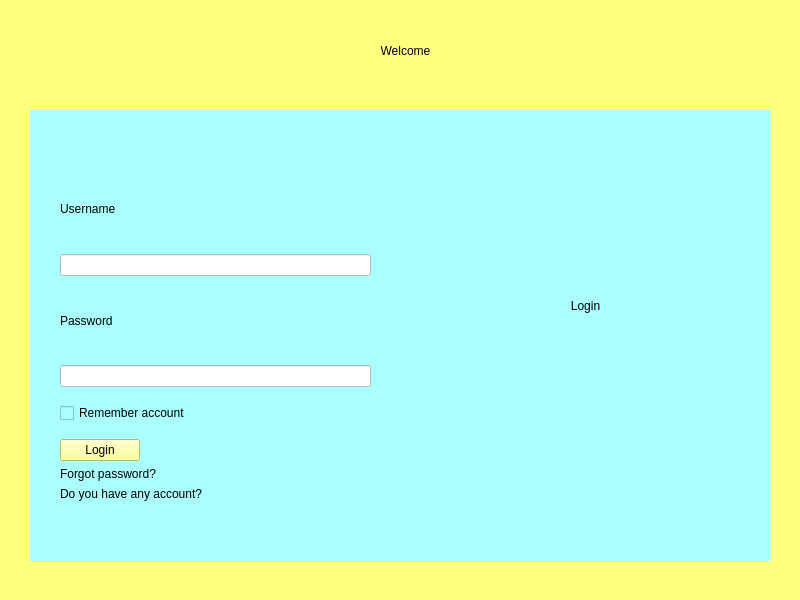
<?xml version="1.0" encoding="UTF-8"?>
<ui version="4.0">
 <class>MainWindow</class>
 <widget class="QMainWindow" name="MainWindow">
  <property name="geometry">
   <rect>
    <x>0</x>
    <y>0</y>
    <width>800</width>
    <height>600</height>
   </rect>
  </property>
  <property name="windowTitle">
   <string>MainWindow</string>
  </property>
  <property name="styleSheet">
   <string notr="true">background-color: rgb(255, 255, 127);</string>
  </property>
  <widget class="QWidget" name="centralwidget">
   <widget class="QStackedWidget" name="stackedWidget">
    <property name="geometry">
     <rect>
      <x>30</x>
      <y>110</y>
      <width>741</width>
      <height>451</height>
     </rect>
    </property>
    <property name="styleSheet">
     <string notr="true">background-color: rgb(170, 255, 255);
color: black;</string>
    </property>
    <property name="currentIndex">
     <number>0</number>
    </property>
    <widget class="QWidget" name="page">
     <widget class="QLabel" name="label_4">
      <property name="geometry">
       <rect>
        <x>460</x>
        <y>120</y>
        <width>191</width>
        <height>151</height>
       </rect>
      </property>
      <property name="styleSheet">
       <string notr="true">font: 75 60px &quot;Modern&quot;;</string>
      </property>
      <property name="text">
       <string>Login</string>
      </property>
      <property name="alignment">
       <set>Qt::AlignCenter</set>
      </property>
     </widget>
     <widget class="QWidget" name="widget" native="true">
      <property name="geometry">
       <rect>
        <x>30</x>
        <y>60</y>
        <width>311</width>
        <height>331</height>
       </rect>
      </property>
      <layout class="QVBoxLayout" name="verticalLayout">
       <item>
        <widget class="QLabel" name="label">
         <property name="styleSheet">
          <string notr="true">font: 75 16pt &quot;Modern&quot;;</string>
         </property>
         <property name="text">
          <string>Username</string>
         </property>
        </widget>
       </item>
       <item>
        <widget class="QLineEdit" name="lg_username">
         <property name="styleSheet">
          <string notr="true">background-color: rgb(255, 255, 255);
color: black;</string>
         </property>
        </widget>
       </item>
       <item>
        <widget class="QLabel" name="label_2">
         <property name="styleSheet">
          <string notr="true">font: 75 16pt &quot;Modern&quot;;</string>
         </property>
         <property name="text">
          <string>Password</string>
         </property>
        </widget>
       </item>
       <item>
        <widget class="QLineEdit" name="lg_password">
         <property name="styleSheet">
          <string notr="true">background-color: rgb(255, 255, 255);
color: black;</string>
         </property>
         <property name="echoMode">
          <enum>QLineEdit::Password</enum>
         </property>
        </widget>
       </item>
       <item>
        <spacer name="verticalSpacer">
         <property name="orientation">
          <enum>Qt::Vertical</enum>
         </property>
         <property name="sizeType">
          <enum>QSizePolicy::Fixed</enum>
         </property>
         <property name="sizeHint" stdset="0">
          <size>
           <width>20</width>
           <height>10</height>
          </size>
         </property>
        </spacer>
       </item>
       <item>
        <widget class="QCheckBox" name="checkBox">
         <property name="text">
          <string>Remember account</string>
         </property>
        </widget>
       </item>
       <item>
        <spacer name="verticalSpacer_2">
         <property name="orientation">
          <enum>Qt::Vertical</enum>
         </property>
         <property name="sizeType">
          <enum>QSizePolicy::Fixed</enum>
         </property>
         <property name="sizeHint" stdset="0">
          <size>
           <width>20</width>
           <height>10</height>
          </size>
         </property>
        </spacer>
       </item>
       <item>
        <widget class="QPushButton" name="bt_login">
         <property name="sizePolicy">
          <sizepolicy hsizetype="Fixed" vsizetype="Fixed">
           <horstretch>0</horstretch>
           <verstretch>0</verstretch>
          </sizepolicy>
         </property>
         <property name="styleSheet">
          <string notr="true">background-color: rgb(255, 255, 127);</string>
         </property>
         <property name="text">
          <string>Login</string>
         </property>
        </widget>
       </item>
       <item>
        <widget class="QPushButton" name="bt_forgotpass">
         <property name="sizePolicy">
          <sizepolicy hsizetype="Fixed" vsizetype="Fixed">
           <horstretch>0</horstretch>
           <verstretch>0</verstretch>
          </sizepolicy>
         </property>
         <property name="styleSheet">
          <string notr="true">background-color: argb(255, 255, 255, 0);
text-align: left;
border: none;</string>
         </property>
         <property name="text">
          <string>Forgot password?</string>
         </property>
        </widget>
       </item>
       <item>
        <widget class="QPushButton" name="bt_gotoregister">
         <property name="sizePolicy">
          <sizepolicy hsizetype="Fixed" vsizetype="Fixed">
           <horstretch>0</horstretch>
           <verstretch>0</verstretch>
          </sizepolicy>
         </property>
         <property name="styleSheet">
          <string notr="true">background-color: argb(255, 255, 255, 0);
text-align: left;
border: none;</string>
         </property>
         <property name="text">
          <string>Do you have any account?</string>
         </property>
        </widget>
       </item>
      </layout>
     </widget>
    </widget>
    <widget class="QWidget" name="page_2">
     <widget class="QWidget" name="widget_2" native="true">
      <property name="geometry">
       <rect>
        <x>30</x>
        <y>60</y>
        <width>311</width>
        <height>261</height>
       </rect>
      </property>
      <layout class="QVBoxLayout" name="verticalLayout_2">
       <item>
        <widget class="QLabel" name="label_5">
         <property name="styleSheet">
          <string notr="true">font: 75 16pt &quot;Modern&quot;;</string>
         </property>
         <property name="text">
          <string>Username</string>
         </property>
        </widget>
       </item>
       <item>
        <widget class="QLineEdit" name="rg_username">
         <property name="styleSheet">
          <string notr="true">background-color: rgb(255, 255, 255);
color: black;</string>
         </property>
        </widget>
       </item>
       <item>
        <widget class="QLabel" name="label_6">
         <property name="styleSheet">
          <string notr="true">font: 75 16pt &quot;Modern&quot;;</string>
         </property>
         <property name="text">
          <string>Password</string>
         </property>
        </widget>
       </item>
       <item>
        <widget class="QLineEdit" name="rg_password">
         <property name="styleSheet">
          <string notr="true">background-color: rgb(255, 255, 255);
color: black;</string>
         </property>
         <property name="echoMode">
          <enum>QLineEdit::Password</enum>
         </property>
        </widget>
       </item>
       <item>
        <spacer name="verticalSpacer_4">
         <property name="orientation">
          <enum>Qt::Vertical</enum>
         </property>
         <property name="sizeType">
          <enum>QSizePolicy::Fixed</enum>
         </property>
         <property name="sizeHint" stdset="0">
          <size>
           <width>20</width>
           <height>10</height>
          </size>
         </property>
        </spacer>
       </item>
       <item>
        <spacer name="verticalSpacer_5">
         <property name="orientation">
          <enum>Qt::Vertical</enum>
         </property>
         <property name="sizeType">
          <enum>QSizePolicy::Fixed</enum>
         </property>
         <property name="sizeHint" stdset="0">
          <size>
           <width>20</width>
           <height>10</height>
          </size>
         </property>
        </spacer>
       </item>
       <item>
        <widget class="QPushButton" name="bt_register">
         <property name="sizePolicy">
          <sizepolicy hsizetype="Fixed" vsizetype="Fixed">
           <horstretch>0</horstretch>
           <verstretch>0</verstretch>
          </sizepolicy>
         </property>
         <property name="styleSheet">
          <string notr="true">background-color: rgb(255, 255, 127);</string>
         </property>
         <property name="text">
          <string>Register</string>
         </property>
        </widget>
       </item>
      </layout>
     </widget>
     <widget class="QLabel" name="label_7">
      <property name="geometry">
       <rect>
        <x>420</x>
        <y>120</y>
        <width>271</width>
        <height>151</height>
       </rect>
      </property>
      <property name="styleSheet">
       <string notr="true">font: 75 60px &quot;Modern&quot;;</string>
      </property>
      <property name="text">
       <string>Register</string>
      </property>
      <property name="alignment">
       <set>Qt::AlignCenter</set>
      </property>
     </widget>
     <widget class="QPushButton" name="bt_backtologin">
      <property name="geometry">
       <rect>
        <x>10</x>
        <y>390</y>
        <width>131</width>
        <height>61</height>
       </rect>
      </property>
      <property name="styleSheet">
       <string notr="true">background-color: argb(255, 255, 255, 0);
color: black;
border: none;
text-align: left;
font-size: 20px;</string>
      </property>
      <property name="text">
       <string>Back to login</string>
      </property>
     </widget>
    </widget>
    <widget class="QWidget" name="page_3">
     <widget class="QWidget" name="widget_3" native="true">
      <property name="geometry">
       <rect>
        <x>30</x>
        <y>60</y>
        <width>311</width>
        <height>301</height>
       </rect>
      </property>
      <layout class="QVBoxLayout" name="verticalLayout_3">
       <item>
        <widget class="QLabel" name="label_9">
         <property name="styleSheet">
          <string notr="true">font: 75 16pt &quot;Modern&quot;;</string>
         </property>
         <property name="text">
          <string>Username</string>
         </property>
        </widget>
       </item>
       <item>
        <widget class="QLineEdit" name="cp_username">
         <property name="styleSheet">
          <string notr="true">background-color: rgb(255, 255, 255);
color: black;</string>
         </property>
        </widget>
       </item>
       <item>
        <widget class="QLabel" name="label_10">
         <property name="styleSheet">
          <string notr="true">font: 75 16pt &quot;Modern&quot;;</string>
         </property>
         <property name="text">
          <string>New password</string>
         </property>
        </widget>
       </item>
       <item>
        <widget class="QLineEdit" name="cp_password">
         <property name="styleSheet">
          <string notr="true">background-color: rgb(255, 255, 255);
color: black;</string>
         </property>
         <property name="echoMode">
          <enum>QLineEdit::Password</enum>
         </property>
        </widget>
       </item>
       <item>
        <widget class="QLabel" name="label_11">
         <property name="styleSheet">
          <string notr="true">font: 75 16pt &quot;Modern&quot;;</string>
         </property>
         <property name="text">
          <string>Confirm password</string>
         </property>
        </widget>
       </item>
       <item>
        <widget class="QLineEdit" name="cp_confirm">
         <property name="styleSheet">
          <string notr="true">background-color: rgb(255, 255, 255);
color: black;</string>
         </property>
         <property name="echoMode">
          <enum>QLineEdit::Password</enum>
         </property>
        </widget>
       </item>
       <item>
        <spacer name="verticalSpacer_6">
         <property name="orientation">
          <enum>Qt::Vertical</enum>
         </property>
         <property name="sizeType">
          <enum>QSizePolicy::Fixed</enum>
         </property>
         <property name="sizeHint" stdset="0">
          <size>
           <width>20</width>
           <height>10</height>
          </size>
         </property>
        </spacer>
       </item>
       <item>
        <spacer name="verticalSpacer_7">
         <property name="orientation">
          <enum>Qt::Vertical</enum>
         </property>
         <property name="sizeType">
          <enum>QSizePolicy::Fixed</enum>
         </property>
         <property name="sizeHint" stdset="0">
          <size>
           <width>20</width>
           <height>10</height>
          </size>
         </property>
        </spacer>
       </item>
       <item>
        <widget class="QPushButton" name="bt_changepass">
         <property name="sizePolicy">
          <sizepolicy hsizetype="Fixed" vsizetype="Fixed">
           <horstretch>0</horstretch>
           <verstretch>0</verstretch>
          </sizepolicy>
         </property>
         <property name="styleSheet">
          <string notr="true">background-color: rgb(255, 255, 127);</string>
         </property>
         <property name="text">
          <string>Change</string>
         </property>
        </widget>
       </item>
      </layout>
     </widget>
     <widget class="QLabel" name="label_12">
      <property name="geometry">
       <rect>
        <x>420</x>
        <y>120</y>
        <width>271</width>
        <height>151</height>
       </rect>
      </property>
      <property name="styleSheet">
       <string notr="true">font: 75 60px &quot;Modern&quot;;</string>
      </property>
      <property name="text">
       <string>&lt;html&gt;&lt;head/&gt;&lt;body&gt;&lt;p&gt;&lt;span style=&quot; font-size:36pt;&quot;&gt;Change&lt;/span&gt;&lt;/p&gt;&lt;p&gt;&lt;span style=&quot; font-size:36pt;&quot;&gt;password&lt;/span&gt;&lt;/p&gt;&lt;/body&gt;&lt;/html&gt;</string>
      </property>
      <property name="alignment">
       <set>Qt::AlignCenter</set>
      </property>
     </widget>
     <widget class="QPushButton" name="bt_backtologin2">
      <property name="geometry">
       <rect>
        <x>10</x>
        <y>390</y>
        <width>231</width>
        <height>61</height>
       </rect>
      </property>
      <property name="styleSheet">
       <string notr="true">background-color: argb(255, 255, 255, 0);
color: black;
border: none;
text-align: left;
font-size: 20px;</string>
      </property>
      <property name="text">
       <string>Back to login</string>
      </property>
     </widget>
    </widget>
   </widget>
   <widget class="QLabel" name="label_3">
    <property name="geometry">
     <rect>
      <x>280</x>
      <y>20</y>
      <width>251</width>
      <height>61</height>
     </rect>
    </property>
    <property name="styleSheet">
     <string notr="true">font: 75 28pt &quot;Modern&quot;;</string>
    </property>
    <property name="text">
     <string>Welcome</string>
    </property>
    <property name="alignment">
     <set>Qt::AlignCenter</set>
    </property>
   </widget>
  </widget>
 </widget>
 <resources/>
 <connections/>
</ui>
